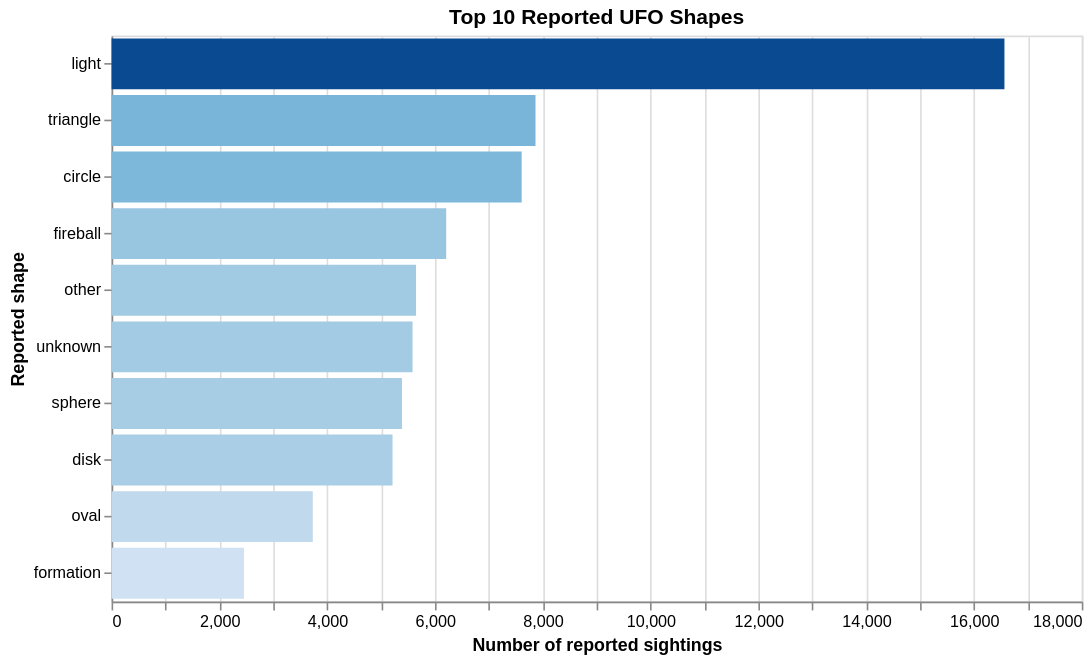

Here is the notebook cell this chart was saved with:
### Markdown cell above
## Plot 1: Top 10 UFO Shapes

We group the UFO sighting records by `shape` and select the ten most frequently reported shapes.

We use a **quantitative encoding (Q)** for the number of sightings, represented by bar length and blue color intensity. The UFO shapes use a **nominal encoding (N)** because they are categories without a natural order.

### Code cell
# Chart 1: counts of the ten most frequently reported shapes.
shape_counts = (
    ufo.dropna(subset=["shape"])
       .groupby("shape")
       .size()
       .sort_values(ascending=False)
       .head(10)
       .reset_index(name="reports")
)

chart1 = (
    alt.Chart(shape_counts)
    .mark_bar()
    .encode(
        x=alt.X("reports:Q", title="Number of reported sightings"),
        y=alt.Y("shape:N", sort="-x", title="Reported shape"),
        color=alt.Color(
            "reports:Q", scale=alt.Scale(scheme="blues"), legend=None
        ),
        tooltip=[
            alt.Tooltip("shape:N", title="Shape"),
            alt.Tooltip("reports:Q", title="Reports", format=",d")
        ]
    )
    .properties(title="Top 10 Reported UFO Shapes", width=600, height=350)
)
chart1

### Figure 1 — Vega-Lite specification as saved in the notebook (floating-point values rounded to 4 significant figures)
{"config": {"view": {"continuousWidth": 300, "continuousHeight": 300}}, "data": {"name": "data-a62a1800beacf9436354b9f894d3c9a8"}, "mark": {"type": "bar"}, "encoding": {"color": {"field": "reports", "legend": null, "scale": {"scheme": "blues"}, "type": "quantitative"}, "tooltip": [{"field": "shape", "title": "Shape", "type": "nominal"}, {"field": "reports", "format": ",d", "title": "Reports", "type": "quantitative"}], "x": {"field": "reports", "title": "Number of reported sightings", "type": "quantitative"}, "y": {"field": "shape", "sort": "-x", "title": "Reported shape", "type": "nominal"}}, "height": 350, "title": "Top 10 Reported UFO Shapes", "width": 600, "$schema": "https://vega.github.io/schema/vega-lite/v6.4.1.json", "datasets": {"data-a62a1800beacf9436354b9f894d3c9a8": [{"shape": "light", "reports": 16565}, {"shape": "triangle", "reports": 7865}, {"shape": "circle", "reports": 7608}, {"shape": "fireball", "reports": 6208}, {"shape": "other", "reports": 5649}, {"shape": "unknown", "reports": 5584}, {"shape": "sphere", "reports": 5387}, {"shape": "disk", "reports": 5213}, {"shape": "oval", "reports": 3733}, {"shape": "formation", "reports": 2457}]}}
